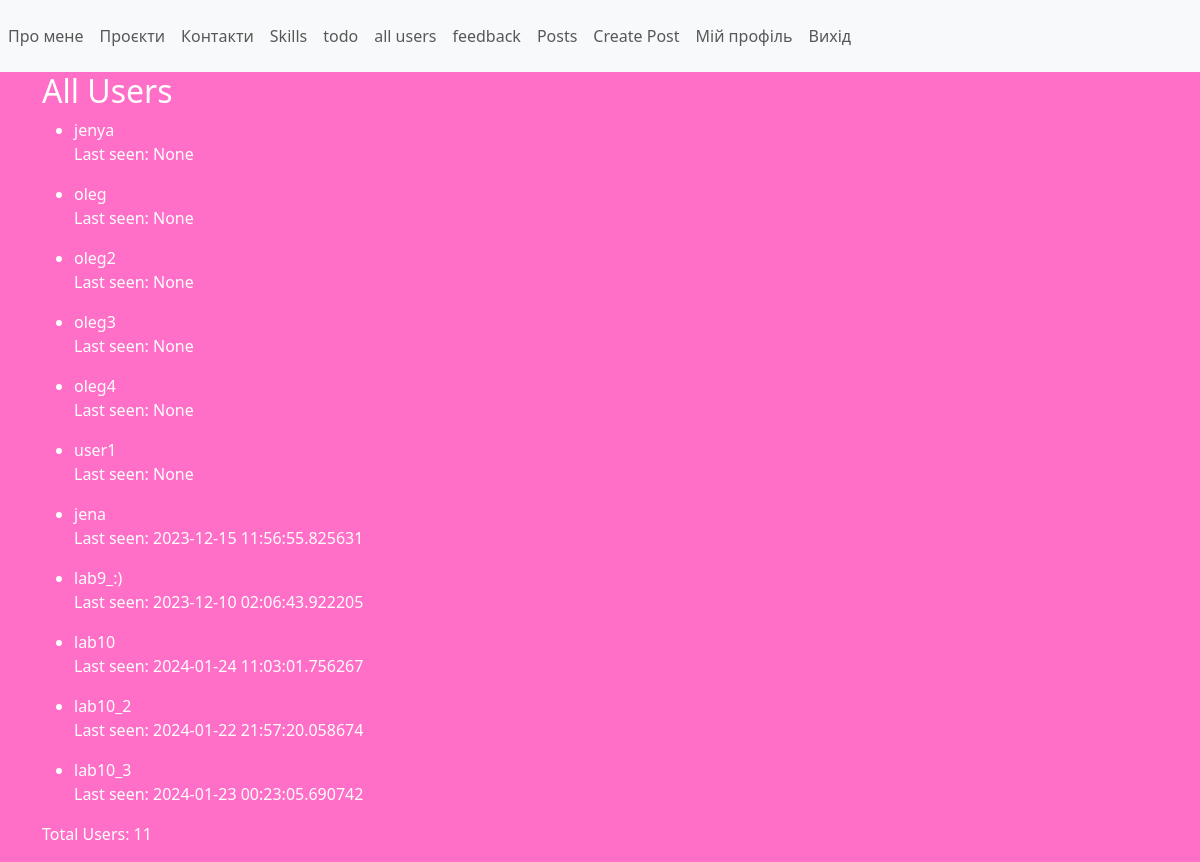
The app's page /users (signed in) with its own data.
### app/models.py (models this page shows, shortened)
class User(UserMixin, db.Model):
    id = db.Column(db.Integer, primary_key=True)
    username = db.Column(db.String(50), unique=True, nullable=False)
    email = db.Column(db.String(120), unique=True, nullable=False)
    password_hash = db.Column(db.String(128), nullable=False)
    image_file = db.Column(db.String(20), server_default='default.jpg', nullable=False)
    about_me = db.Column(db.String(140))
    last_seen = db.Column(db.DateTime, default=datetime.utcnow)

### app/accounting/views.py (the view)
@accounting_bp.route('/users')
def users():
    users = User.query.all()
    return render_template('users.html', users=users, navigation=navigation)

### app/accounting/views.py (called while the page is built)
@accounting_bp.after_request
def after_request(response):
    if current_user.is_authenticated:
        current_user.last_seen = datetime.now()
        try:
            db.session.commit()
        except:
            flash('Error while updating user last seen!', 'danger')
    return response

### app/models.py (called while the page is built)
@login_manager.user_loader
def load_user(user_id):
    return User.query.get(int(user_id))

### app/accounting/templates/users.html
{% extends "base.html" %}
{% block content %}
<h2>All Users</h2>
{% if users %}
<ul>
    {% for user in users %}
    <li>{{ user.username }}</li>
    <p>Last seen: {{ user.last_seen }}</p>
    {% endfor %}
</ul>
<p>Total Users: {{ users|length }}</p>
{% else %}
<p>No registered users.</p>
{% endif %}
{% endblock %}

### app/static/css/styles.css (style rules this page uses)
body { background-color: #ff6ec7; color: #fff; }
h1, h2, h3, h4, h5, h6 { animation: pulse 2s infinite; }

### records on screen
User: username "jenya", last_seen "None"
User: username "oleg", last_seen "None"
User: username "oleg2", last_seen "None"
User: username "oleg3", last_seen "None"
User: username "oleg4", last_seen "None"
User: username "user1", last_seen "None"
User: username "jena", last_seen "2023-12-15 11:56:55.825631"
User: username "lab9_:)", last_seen "2023-12-10 02:06:43.922205"
User: username "lab10", last_seen "2024-01-24 11:03:01.756267"
User: username "lab10_2", last_seen "2024-01-22 21:57:20.058674"
User: username "lab10_3", last_seen "2024-01-23 00:23:05.690742"

### other values on screen
{{ page }} "Про мене" "Проєкти" "Контакти" "Skills" "todo" "all users" "feedback" "Posts" "Create Post"
{{ users|length }} "11"
